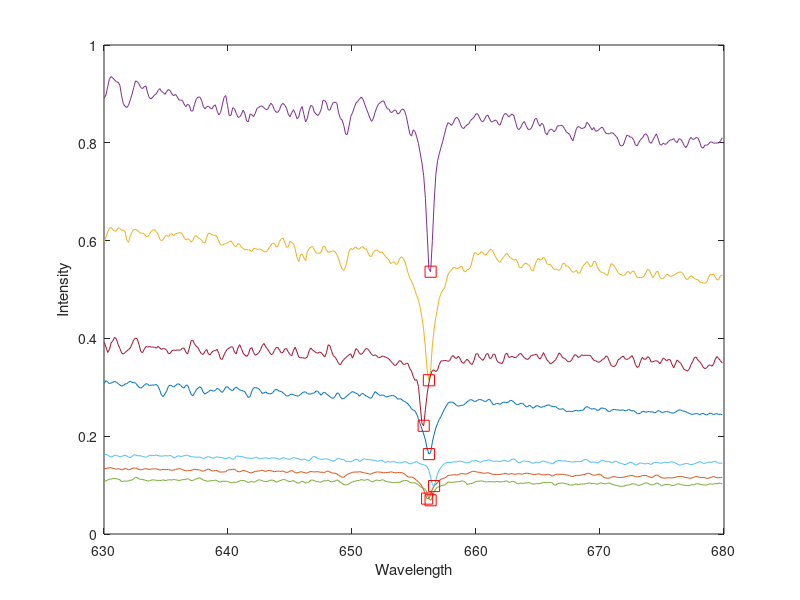

This figure's MATLAB source:
load starData;
nObs = size(spectra,1)
lambdaStart = 630.02
lambdaDelta = 0.14

lambdaEnd = lambdaStart + (nObs-1)*lambdaDelta
lambda = (lambdaStart:lambdaDelta:lambdaEnd)


plot(lambda, spectra)

xlabel("Wavelength")
ylabel("Intensity")

[sHa,idx] = min(spectra)
lambdaHa = lambda(idx)


hold on
plot(lambdaHa,sHa,"rs","MarkerSize",8)
hold off
%% Task 6

z = lambdaHa/656.28 - 1
speed = z*299792.458